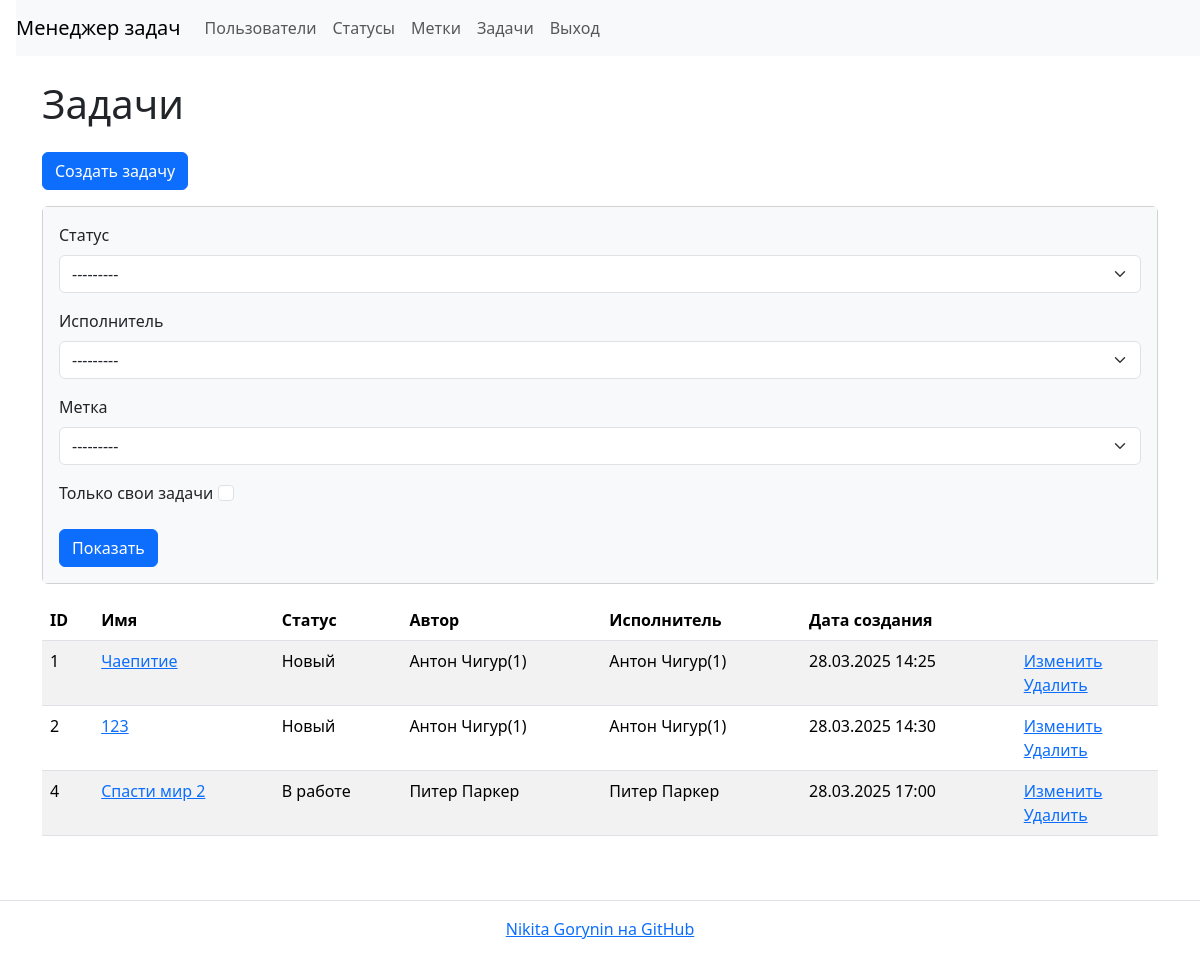
The app's page /tasks/ (signed in), older data.
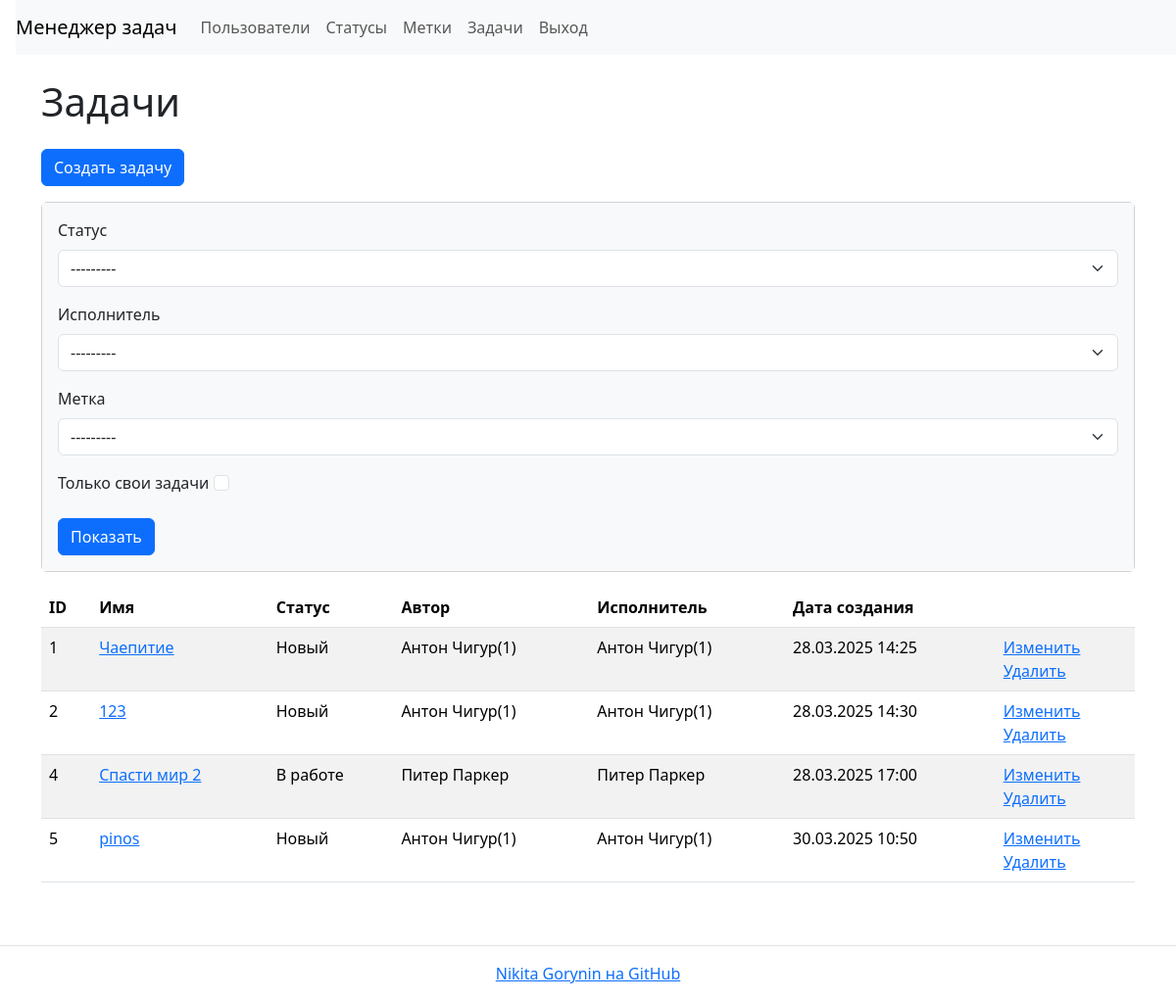
The same page, newer data.
### task_manager/tasks/models.py (models this page shows, shortened)
class Task(models.Model):
    name = models.CharField(
        max_length=150,
        blank=False,
        unique=True,
        verbose_name='Имя'
    )
    description = models.TextField(
        max_length=10000,
        blank=True,
        verbose_name='Описание'
    )
    date_created = models.DateTimeField(
        auto_now_add=True,
        verbose_name='Creation date'
    )
    author = models.ForeignKey(
        User,
        on_delete=models.PROTECT,
        related_name='author',
        verbose_name='Автор'
    )
    status = models.ForeignKey(
        Status,
        on_delete=models.PROTECT,
        related_name='statuses',
        verbose_name='Статус'
    )
    executor = models.ForeignKey(
        User,
        on_delete=models.PROTECT,
        related_name='executor',
        verbose_name='Исполнитель'
    )
    labels = models.ManyToManyField(
        Label,
        through='TaskLabelRelation',
        through_fields=('task', 'label'),
        blank=True,
        related_name='labels',
        verbose_name='Метки'
    )
    class Meta:
        verbose_name = 'Задача'
        verbose_name_plural = 'Задачи'

### task_manager/statuses/models.py (models this page shows)
class Status(models.Model):
    date_joined = models.DateTimeField(auto_now_add=True)
    name = models.CharField(max_length=400, unique=True)
    def __str__(self):
        return self.name

### task_manager/users/models.py (models this page shows)
class User(AbstractUser):
    first_name = models.CharField(max_length=150)
    last_name = models.CharField(max_length=150)
    def __str__(self):
        return self.get_full_name()

### task_manager/tasks/views.py (the view)
# urls.py: path('', TasksListView.as_view(), name='tasks'),
class TasksListView(AuthRequiredMixin, FilterView):
    template_name = 'tasks/list.html'
    model = Task
    filterset_class = TaskFilter
    context_object_name = 'tasks'
    extra_context = {
        'header': 'Задачи'
    }

### task_manager/labels/models.py (called while the page is built)
    def __str__(self):
        return self.name

### task_manager/mixins.py (called while the page is built)
    def dispatch(self, request, *args, **kwargs):
        if not request.user.is_authenticated:
            self.error(request, self.auth_message)
            return redirect(reverse_lazy('login'))
        return super().dispatch(request, *args, **kwargs)

### task_manager/templates/tasks/list.html
{% extends "base.html" %}
{% block content %}
    <h1 class="my-4">{{ header }}</h1>
    <a class="btn btn-primary mb-3" href="{% url 'task_create' %}">Создать задачу</a>
    {% include "tasks/filter.html" %}
    <table class="table table-striped">
        <thead>
            <tr>
                <th>ID</th>
                <th>Имя</th>
                <th>Статус</th>
                <th>Автор</th>
                <th>Исполнитель</th>
                <th>Дата создания</th>
                <th></th>
            </tr>
        </thead>
        <tbody>
            {% if tasks %}
                {% for task in tasks %}
                    <tr>
                        <td>{{ task.id }}</td>
                        <td><a href="{% url 'task_show' task.id %}">{{ task.name }}</a></td>
                        <td>{{ task.status }}</td>
                        <td>{{ task.author }}</td>
                        <td>{{ task.executor }}</td>
                        <td>{{ task.date_created|date:"d.m.Y H:i" }}</td>
                        <td>
                            <a href="{% url 'task_update' task.id %}">Изменить</a>
                            <br>
                            <a href="{% url 'task_delete' task.id %}">Удалить</a>
                        </td>
                    </tr>
                {% endfor %}
            {% endif %}
        </tbody>
    </table>
{% endblock content %}

Row changes from the older to the newer data that the page shows:
added Task: id "5", name "pinos", status "Новый", author "Антон Чигур(1)", executor "Антон Чигур(1)", date_created "30.03.2025 10:50"
